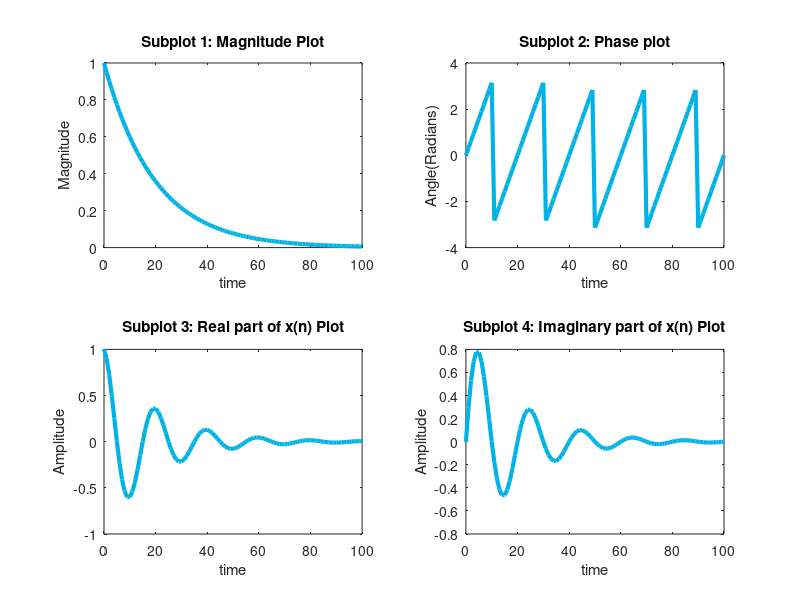

This chart was generated by the following MATLAB code:


n = 0:100;
mag_a = 0.95;
theta = 0.1*pi;

a = mag_a * exp(j*theta);
x = a.^n;

subplot(2,2,1)
plot(n,abs(x),'LineWidth',3,'Color',[0,0.7,0.9])
xlabel("time");ylabel("Magnitude")
title('Subplot 1: Magnitude Plot')

subplot(2,2,2)
plot(n,angle(x),'LineWidth',3,'Color',[0,0.7,0.9])
xlabel("time");ylabel("Angle(Radians)")
title('Subplot 2: Phase plot')

subplot(2,2,3)
plot(n,real(x),'LineWidth',3,'Color',[0,0.7,0.9])
xlabel("time");ylabel("Amplitude")
title('Subplot 3: Real part of x(n) Plot')

subplot(2,2,4)
plot(n,imag(x),'LineWidth',3,'Color',[0,0.7,0.9])
xlabel("time");ylabel("Amplitude")
title('Subplot 4: Imaginary part of x(n) Plot')



